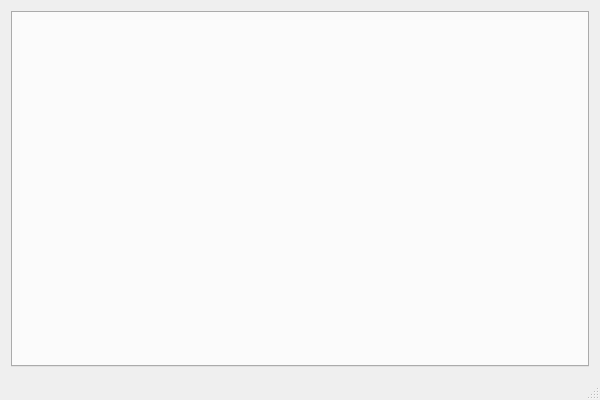
<?xml version="1.0" encoding="UTF-8"?>
<ui version="4.0">
 <class>mainwindowClass</class>
 <widget class="QMainWindow" name="mainwindowClass">
  <property name="geometry">
   <rect>
    <x>0</x>
    <y>0</y>
    <width>600</width>
    <height>400</height>
   </rect>
  </property>
  <property name="windowTitle">
   <string>mainwindow</string>
  </property>
  <widget class="QWidget" name="centralWidget">
   <layout class="QGridLayout" name="gridLayout">
    <item row="0" column="0">
     <widget class="QTabWidget" name="tabWidget">
      <property name="styleSheet">
       <string notr="true">QHeaderView::section, QTableCornerButton::section {
padding: 1px;
border: none;
border-bottom: 1px solid rgb(160, 160, 160);
border-right: 1px solid rgb(160, 160, 160);
border-bottom: 1px solid gray;
background-color: qlineargradient(spread:reflect, 
    x1:0, y1:0, x2:0, y2:1, 
    stop:0 rgba(255, 255, 255, 255), 
    stop:1 rgba(164, 164, 164, 255));
}

/*QHeaderView::section {
background: rgb(255, 255, 127);
}*/

QString tabBarStyle = &quot;QTabBar::tab {min-width:100px;color: white;border: 2px solid;border-top-left-radius: 10px;border-top-right-radius: 10px;padding:5px;}\
QTabBar::tab:!selected {margin-top: 5px;} \
QTabBar::tab:selected {color: blue;}&quot;;
m_TabWidget-&gt;setStyleSheet(tabBarStyle);</string>
      </property>
      <property name="currentIndex">
       <number>-1</number>
      </property>
     </widget>
    </item>
   </layout>
  </widget>
  <widget class="QStatusBar" name="statusBar"/>
 </widget>
 <layoutdefault spacing="6" margin="11"/>
 <resources>
  <include location="mainwindow.qrc"/>
 </resources>
 <connections/>
</ui>
